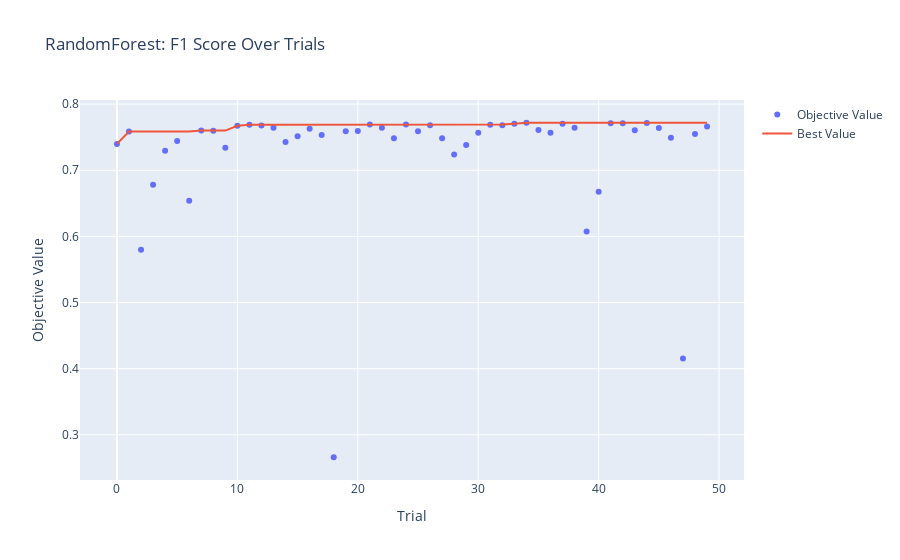
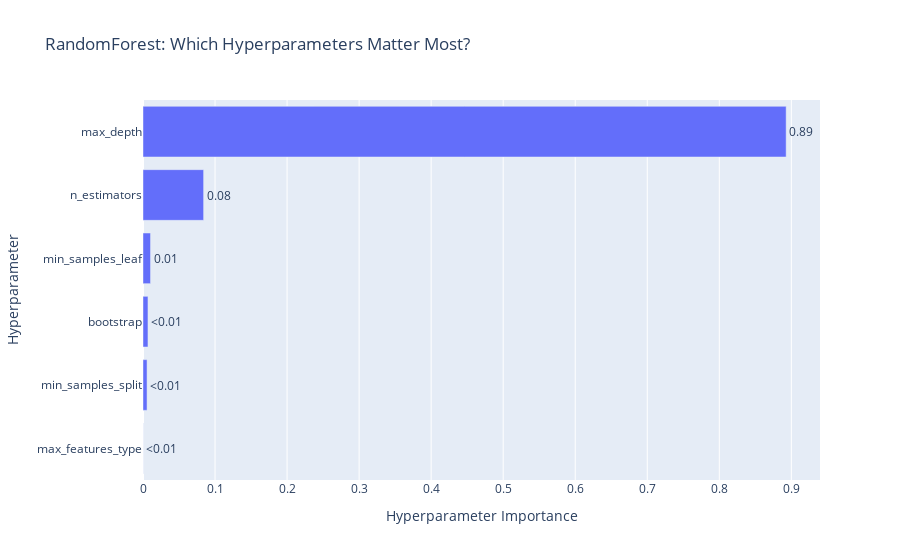

The cell these charts' notebook holds for them, in order:
### Markdown cell above
### 📊 RandomForest Optimization Visualizations

### Code cell
# Optimization history
fig = optuna.visualization.plot_optimization_history(rf_study)
fig.update_layout(title="RandomForest: F1 Score Over Trials")
fig.show()

# Parameter importance
fig = optuna.visualization.plot_param_importances(rf_study)
fig.update_layout(title="RandomForest: Which Hyperparameters Matter Most?")
fig.show()

print("🌳 Key insight: Look at whether n_estimators or max_depth matters more!")

# Parallel coordinate plot
fig = optuna.visualization.plot_parallel_coordinate(rf_study)
fig.update_layout(title="RandomForest: Hyperparameter Relationships")
fig.show()

### Figure 1 — Plotly figure (JSON) as saved in the notebook; plotly's stock layout.template omitted (floating-point values rounded to 4 significant figures)
{"data": [{"mode": "markers", "name": "Objective Value", "type": "scatter", "x": [0, 1, 2, 3, 4, 5, 6, 7, 8, 9, 10, 11, 12, 13, 14, 15, 16, 17, 18, 19, 20, 21, 22, 23, 24, 25, 26, 27, 28, 29, 30, 31, 32, 33, 34, 35, 36, 37, 38, 39, 40, 41, 42, 43, 44, 45, 46, 47, 48, 49], "y": [0.7399, 0.7587, 0.5798, 0.6781, 0.7295, 0.7443, 0.6539, 0.76, 0.7597, 0.7339, 0.7672, 0.7687, 0.7678, 0.7643, 0.7428, 0.7513, 0.7626, 0.7534, 0.2661, 0.7592, 0.7593, 0.7691, 0.7642, 0.7482, 0.7692, 0.7589, 0.7679, 0.7484, 0.7238, 0.7384, 0.7567, 0.7686, 0.7682, 0.7705, 0.7718, 0.7609, 0.7566, 0.7703, 0.7643, 0.6073, 0.6676, 0.7712, 0.7709, 0.7606, 0.7716, 0.7638, 0.749, 0.4152, 0.7548, 0.7663]}, {"mode": "lines", "name": "Best Value", "type": "scatter", "x": [0, 1, 2, 3, 4, 5, 6, 7, 8, 9, 10, 11, 12, 13, 14, 15, 16, 17, 18, 19, 20, 21, 22, 23, 24, 25, 26, 27, 28, 29, 30, 31, 32, 33, 34, 35, 36, 37, 38, 39, 40, 41, 42, 43, 44, 45, 46, 47, 48, 49], "y": [0.7399, 0.7587, 0.7587, 0.7587, 0.7587, 0.7587, 0.7587, 0.76, 0.76, 0.76, 0.7672, 0.7687, 0.7687, 0.7687, 0.7687, 0.7687, 0.7687, 0.7687, 0.7687, 0.7687, 0.7687, 0.7691, 0.7691, 0.7691, 0.7692, 0.7692, 0.7692, 0.7692, 0.7692, 0.7692, 0.7692, 0.7692, 0.7692, 0.7705, 0.7718, 0.7718, 0.7718, 0.7718, 0.7718, 0.7718, 0.7718, 0.7718, 0.7718, 0.7718, 0.7718, 0.7718, 0.7718, 0.7718, 0.7718, 0.7718]}, {"marker": {"color": "#cccccc"}, "mode": "markers", "name": "Infeasible Trial", "showlegend": false, "type": "scatter", "x": [], "y": []}], "layout": {"title": {"text": "RandomForest: F1 Score Over Trials"}, "xaxis": {"title": {"text": "Trial"}}, "yaxis": {"title": {"text": "Objective Value"}}}}

### Figure 2 — Plotly figure (JSON) as saved in the notebook; plotly's stock layout.template omitted (floating-point values rounded to 4 significant figures)
{"data": [{"cliponaxis": false, "hovertemplate": ["max_features_type (CategoricalDistribution): 9.94365058776402e-05<extra></extra>", "min_samples_split (IntDistribution): 0.005625741058917543<extra></extra>", "bootstrap (CategoricalDistribution): 0.0068958513065080565<extra></extra>", "min_samples_leaf (IntDistribution): 0.010432849777520927<extra></extra>", "n_estimators (IntDistribution): 0.08415231327825146<extra></extra>", "max_depth (IntDistribution): 0.8927938080729243<extra></extra>"], "name": "Objective Value", "orientation": "h", "text": ["<0.01", "<0.01", "<0.01", "0.01", "0.08", "0.89"], "textposition": "outside", "type": "bar", "x": [9.944e-05, 0.005626, 0.006896, 0.01043, 0.08415, 0.8928], "y": ["max_features_type", "min_samples_split", "bootstrap", "min_samples_leaf", "n_estimators", "max_depth"]}], "layout": {"title": {"text": "RandomForest: Which Hyperparameters Matter Most?"}, "xaxis": {"title": {"text": "Hyperparameter Importance"}}, "yaxis": {"title": {"text": "Hyperparameter"}}}}
